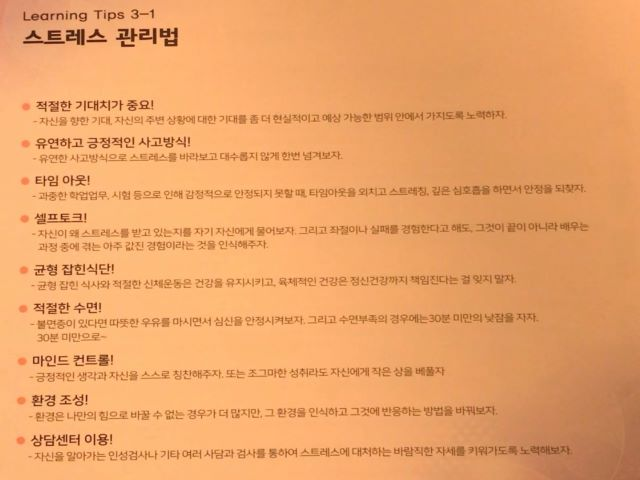
//> input picture files/adaptive_1.jpg, 640 x 480 px, given in place of lena.png, which was not available
$ ./filtering   (built with g++ and OpenCV 4)
//> lines starting //> are read from the running program, lines starting //| are printed output that depends on the picture; pictures that were not available may be replaced by others from this repository, and a replacement may not be noted
#include "opencv.hpp"
#include <iostream>

using namespace std;
using namespace cv;

int main()
{
	// Averaging filter
	Mat image, AvgImg, GaussianImg;
	image = imread("lena.png");
//> image is the input picture: 480 rows x 640 cols, CV_8UC3; mean B, G, R 104.2, 163.3, 234.8

	blur(image, AvgImg, Size(10, 10));

	GaussianBlur(image, GaussianImg, Size(5, 5), 1.5);


	// Sharpening using second derivative
	Mat moonImg, laplacian, laplacian2, abs_lapacian, sharpening;
	moonImg = imread("Moon.jpeg", 0);
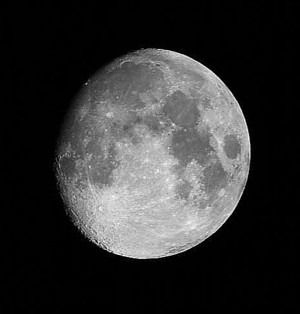
//> input picture files/Moon.jpeg, 300 x 314 px
//> moonImg is the input picture: 314 rows x 300 cols, CV_8UC1; min 0, max 251, mean 49.8

	GaussianBlur(moonImg, moonImg, Size(3, 3), 0, 0, BORDER_DEFAULT);

	Laplacian(moonImg, laplacian, CV_16S, 1, 1, 0);
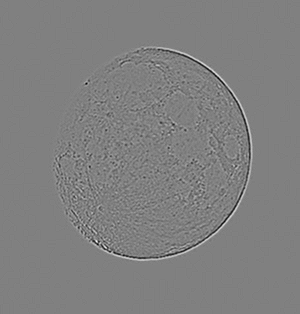
//> laplacian: 314 rows x 300 cols, CV_16SC1; min -106, max 105, mean 0; drawn with min black and max white
	Laplacian(moonImg, laplacian2, CV_16S, 5, 5, 5);
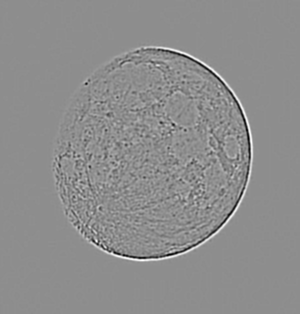
//> laplacian2: 314 rows x 300 cols, CV_16SC1; min -15175, max 12125, mean 5; drawn with min black and max white

	convertScaleAbs(laplacian, abs_lapacian);
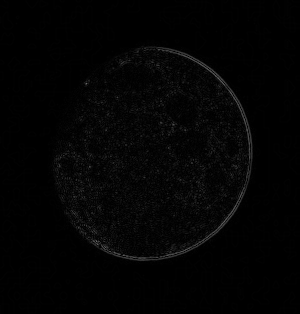
//> abs_lapacian: 314 rows x 300 cols, CV_8UC1; min 0, max 106, mean 3.5

	sharpening = abs_lapacian + moonImg;


	//Median filter
	Mat saltImg = imread("saltnpepper.png", 0);
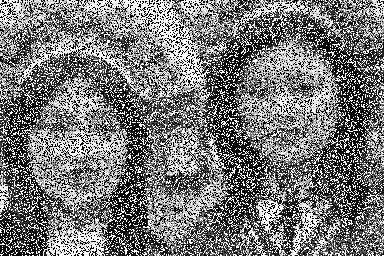
//> input picture files/saltnpepper.png, 384 x 256 px
//> saltImg is the input picture: 256 rows x 384 cols, CV_8UC1; min 0, max 255, mean 120.1
	imshow("SaltAndPepper", saltImg);
	Mat mf1, mf2;

	medianBlur(saltImg, mf1, 3);
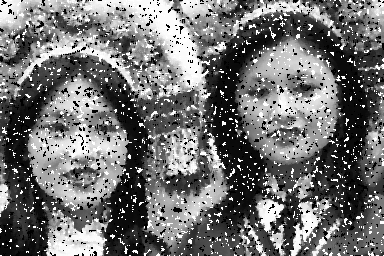
//> mf1: 256 rows x 384 cols, CV_8UC1; min 0, max 255, mean 113
	imshow("MedianFiltered 1", mf1);

	medianBlur(saltImg, mf2, 9);
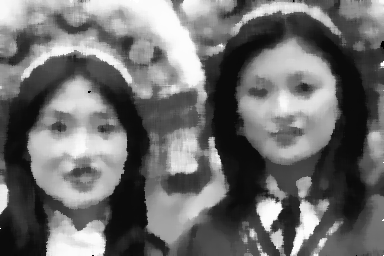
//> mf2: 256 rows x 384 cols, CV_8UC1; min 0, max 255, mean 109.7
	imshow("MedianFiltered 2", mf2);

	imshow("image", image);
	imshow("blur", AvgImg);
	imshow("Gaussian", GaussianImg);

	imshow("input", moonImg);
	imshow("Laplacian", laplacian);
	imshow("Laplacian 2", laplacian2);
	imshow("abs_Laplacian", abs_lapacian);
	imshow("Sharpening", sharpening);

	waitKey(0);
	return 0;
}
